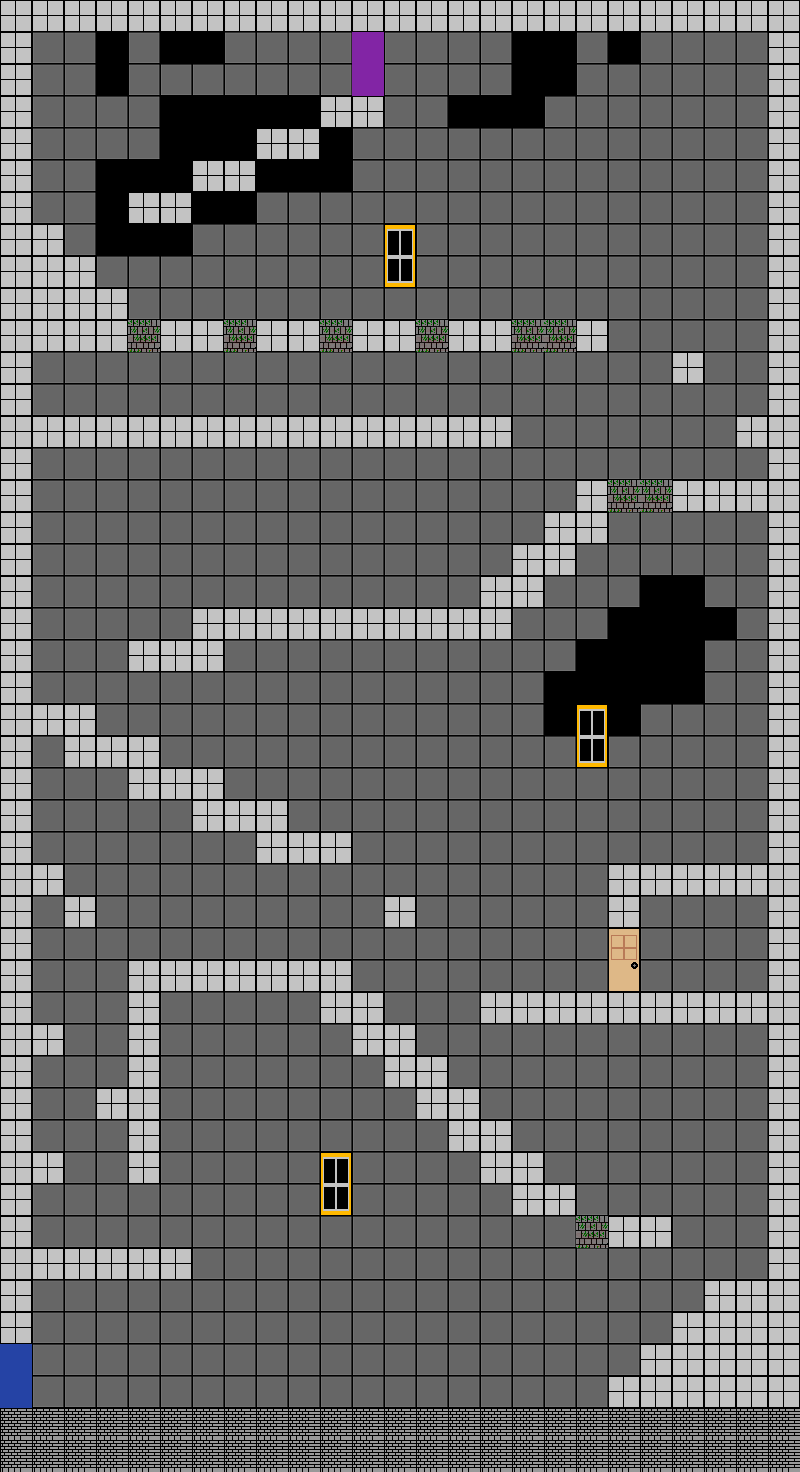

Below is a game level as drawn by its tile map, then a one-line description and the .tmx that defines it (tile-layer data replaced by summaries):
An orthogonal 25x46 tile map with 32x32 px tiles, 5 tile layers (Background, Foreground, Top, Doors, ...), 2 tilesets and 10 objects (outside, tower2).

<map version="1.0" orientation="orthogonal" width="25" height="46" tilewidth="32" tileheight="32">
 <tileset firstgid="1" name="spritesheet" tilewidth="32" tileheight="32">
  <image source="spritesheets/spritesheet.png" trans="ff00ff" width="320" height="320" />
 </tileset>
 <tileset firstgid="101" name="Tileset2" tilewidth="32" tileheight="32">
  <image source="spritesheets/spritesheet3.png" trans="ff00ff" width="320" height="320" />
 </tileset>
 <layer name="Background" width="25" height="46">
  <data>[1150 cells, 1099 non-empty, 6 distinct tile ids]</data>
 </layer>
 <layer name="Foreground" width="25" height="46">
  <data>[1150 cells, 308 non-empty, 2 distinct tile ids]</data>
 </layer>
 <layer name="Top" width="25" height="46">
  <data>[1150 cells, 0 non-empty, 0 distinct tile ids]</data>
 </layer>
 <objectgroup name="Transition" width="25" height="46">
  <properties>
   <property name="cx" value="480" />
   <property name="cy" value="480" />
   <property name="d" value="1" />
   <property name="x" value="300" />
   <property name="y" value="300" />
  </properties>
  <object name="outside" x="0" y="1344" width="32" height="64">
   <properties>
    <property name="cx" value="214" />
    <property name="cy" value="32" />
    <property name="d" value="0" />
    <property name="map" value="tower1" />
    <property name="x" value="516" />
    <property name="y" value="328" />
   </properties>
  </object>
  <object name="tower2" x="352" y="32" width="32" height="64">
   <properties>
    <property name="cx" value="0" />
    <property name="cy" value="960" />
    <property name="d" value="0" />
    <property name="map" value="tower1" />
    <property name="x" value="384" />
    <property name="y" value="352" />
   </properties>
  </object>
 </objectgroup>
 <layer name="Doors" width="25" height="46">
  <data>[1150 cells, 2 non-empty, 2 distinct tile ids]</data>
 </layer>
 <layer name="Breakable" width="25" height="46">
  <data>[1150 cells, 9 non-empty, 1 distinct tile ids]</data>
 </layer>
 <objectgroup name="Objects" width="25" height="46">
  <object x="32" y="1216" width="32" height="32">
   <properties>
    <property name="Type" value="key" />
   </properties>
  </object>
  <object x="32" y="768" width="32" height="32">
   <properties>
    <property name="Type" value="essence" />
   </properties>
  </object>
  <object x="608" y="832" width="32" height="32">
   <properties>
    <property name="Type" value="super essence" />
   </properties>
  </object>
  <object x="32" y="384" width="32" height="32">
   <properties>
    <property name="Type" value="essence" />
   </properties>
  </object>
 </objectgroup>
 <objectgroup name="NPC" width="25" height="46">
  <object x="704" y="928" width="32" height="64">
   <properties>
    <property name="id" value="2" />
    <property name="questAdvance" value="none" />
    <property name="spritesheet" value="npc" />
    <property name="text" value="I locked myself in here.  The tower has been overun with monsters!" />
    <property name="xFrames" value="3" />
    <property name="yFrames" value="1" />
   </properties>
  </object>
 </objectgroup>
 <objectgroup name="Visited" width="25" height="46">
  <properties>
   <property name="mapId" value="5" />
   <property name="visited" value="false" />
  </properties>
 </objectgroup>
 <objectgroup name="Enemy" width="25" height="46">
  <object x="224" y="896" width="32" height="64">
   <properties>
    <property name="hits" value="5" />
    <property name="spritesheet" value="enemy1" />
    <property name="xFrames" value="3" />
    <property name="yFrames" value="1" />
   </properties>
  </object>
  <object x="192" y="352" width="32" height="64">
   <properties>
    <property name="hits" value="5" />
    <property name="spritesheet" value="enemy1" />
    <property name="xFrames" value="3" />
    <property name="yFrames" value="1" />
   </properties>
  </object>
  <object x="320" y="544" width="32" height="64">
   <properties>
    <property name="hits" value="5" />
    <property name="spritesheet" value="enemy1" />
    <property name="xFrames" value="3" />
    <property name="yFrames" value="1" />
   </properties>
  </object>
 </objectgroup>
</map>
